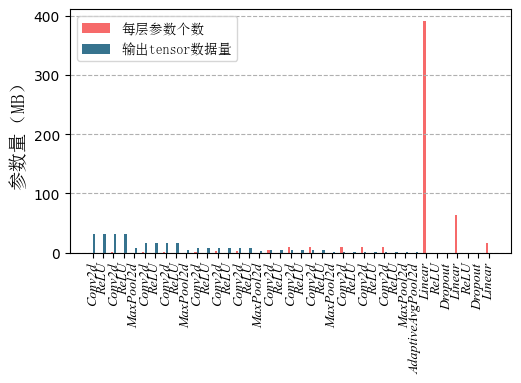

Write Python code to recreate this figure.
# torchinfo打印的模型参数是recursive的不算 参数量
import copy
f=open("vggparam.txt","r",encoding="utf-8")
y_tensor_shape=[]
y_params=[]
y_name=[]
for line in f:
    line.strip()
    #不等于-1说明找到了
    if line.find("==")!=-1 or line.find("1-")!=-1 or line.find("VGG")!=-1:
        continue

    if line.find("[")!=-1 and line.find("]")!=-1:
        left=line.find("[")
        right=line.find("]")
        str_shape=copy.copy(line[left+1:right])
        list=[ int(i.strip()) for i in str_shape.split(",")]
        tensor_shape=1
        for i in list:
          tensor_shape=tensor_shape*i
        y_tensor_shape.append(tensor_shape)
        name = ""
        str = line[:line.find(":")].strip()
        for i in str:
            # 如果是字母或数字
            if i.isalnum():
                name += i
        y_name.append(name)
    #   没有参数，只有output，例如激活层
    if line.find("[")!=-1 and line.find("]")!=-1 and line.find('--')!=-1:
        y_params.append(0)
    #   有参数
    elif line.find("[")!=-1 and line.find("]")!=-1 and line.find('--')==-1:
        str_params=copy.copy((line[right+1:])).strip("\t\n, ").replace(",",'')

        params=int(str_params)
        y_params.append(params)

    # 验证没有问题
    # if line.find("[") != -1 and line.find("]") != -1:
    #     print(y_name[-1],y_tensor_shape[-1],y_params[-1],"+++++++++++")
    # print(line)


print(len(y_name),len(y_tensor_shape),len(y_params))
##########################################绘图
import numpy as np
import matplotlib.pyplot as plt
import matplotlib
def cm_in(a):
    return a/2.54
songTi = matplotlib.font_manager.FontProperties(fname="C:\Windows\Fonts\simsun.ttc")
size = len(y_name)  # 39
x = np.arange(size)
print(x)

total_width, n = 0.85, 3
width = total_width / n
plt.figure(figsize=(cm_in(13.5),cm_in(10)))


 # #74C6C7  浅蓝
# #7C6781   紫色
#  #E08931  橙色
# #F66A6A  粉红
# #36738E  深蓝
plt.bar(x -width/2, [i*4/1024/1024 for i in y_params], width=width-0.05 , color='#F66A6A',label='每层参数个数')  #粉红

plt.bar(x+ width/2, [i*4/1024/1024 for i in y_tensor_shape] ,width=width-0.05,color='#36738E', label='输出tensor数据量')   # 深蓝

# plt.bar(x -width, dds1, width=width-0.05 , color='#E08931',label='dds1')  #  橙色
# plt.bar(x , dds2, width=width-0.05 , color='#F66A6A',label='dds2')  # 粉红
# plt.bar(x+ width, sr ,width=width-0.05 ,color='#36738E', label='sr')   # 深蓝
#设置图例并且设置图例的字体及大小
# plt.ylim(0.7,1)  #范围
# plt.xlim(-1,4)  #减少柱子距离
# plt.xticks(np.arange(4), ('γ=0.5\n\nqp=26',"γ=0.25\n\nqp=26",'γ=0.5\n\nqp=36',"γ=0.25\n\nqp=36"),fontsize=14)
plt.xticks(np.arange(size), y_name,style="italic",fontproperties="Times New Roman",rotation ='vertical')
plt.yticks()
# plt.tick_params(axis='both', labelsize=17)
plt.ylabel('参数量（MB）',fontproperties=songTi,fontsize=14,weight="bold")
# plt.xlabel('QP',fontproperties="Times New Roman",fontsize=14,weight="bold")
plt.grid(axis="y",ls="--")

# 图例
plt.legend(prop=songTi,fontsize=14)
# for i in range(3):    #  3组
#     plt.text([i]- 2 * width, cubic[i],'%.2f' % cubic[i],ha='center',fontsize=10)
#     plt.text(x[i]- width,    greedy[i], '%.2f' % greedy[i],ha='center', fontsize=10)
#     plt.text(x[i],          minerva[i], '%.2f' % minerva[i], ha='center', fontsize=10)
#     plt.text(x[i] + width , precache[i], '%.2f' % precache[i], ha='center', fontsize=10)
#     plt.text(x[i] + 2*width, vsim[i], '%.2f' % vsim[i], ha='center', fontsize=10)
plt.tight_layout()
plt.savefig('txtprocessing.png',format="png", bbox_inches='tight') # 替换 plt.show()
# plt.savefig('Bindwidth.pdf',format="pdf", bbox_inches='tight') # 替换 plt.show()
plt.savefig("txtprocessing.svg", format="svg")
plt.show()
